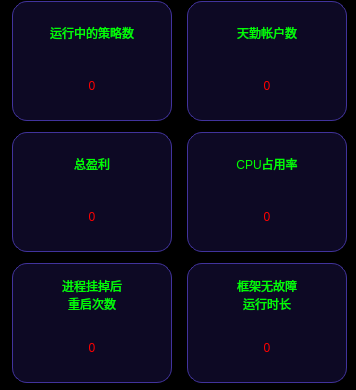
                           <widget class="QFrame" name="frame_4">
                            <property name="sizePolicy">
                             <sizepolicy hsizetype="Expanding" vsizetype="Expanding">
                              <horstretch>0</horstretch>
                              <verstretch>0</verstretch>
                             </sizepolicy>
                            </property>
                            <property name="minimumSize">
                             <size>
                              <width>356</width>
                              <height>390</height>
                             </size>
                            </property>
                            <property name="maximumSize">
                             <size>
                              <width>356</width>
                              <height>16777215</height>
                             </size>
                            </property>
                            <property name="styleSheet">
                             <string notr="true">QFrame {
	background-color: rgb(0, 0, 0);
	border-radius: 20px;
}</string>
                            </property>
                            <property name="frameShape">
                             <enum>QFrame::StyledPanel</enum>
                            </property>
                            <property name="frameShadow">
                             <enum>QFrame::Raised</enum>
                            </property>
                            <layout class="QHBoxLayout" name="horizontalLayout_28">
                             <property name="spacing">
                              <number>5</number>
                             </property>
                             <property name="leftMargin">
                              <number>2</number>
                             </property>
                             <property name="topMargin">
                              <number>0</number>
                             </property>
                             <property name="rightMargin">
                              <number>0</number>
                             </property>
                             <property name="bottomMargin">
                              <number>5</number>
                             </property>
                             <item>
                              <widget class="QFrame" name="frame_53">
                               <property name="frameShape">
                                <enum>QFrame::StyledPanel</enum>
                               </property>
                               <property name="frameShadow">
                                <enum>QFrame::Raised</enum>
                               </property>
                               <layout class="QVBoxLayout" name="verticalLayout_21">
                                <property name="spacing">
                                 <number>10</number>
                                </property>
                                <property name="leftMargin">
                                 <number>10</number>
                                </property>
                                <property name="topMargin">
                                 <number>0</number>
                                </property>
                                <property name="rightMargin">
                                 <number>5</number>
                                </property>
                                <property name="bottomMargin">
                                 <number>0</number>
                                </property>
                                <item>
                                 <widget class="QFrame" name="frame_6">
                                  <property name="minimumSize">
                                   <size>
                                    <width>160</width>
                                    <height>120</height>
                                   </size>
                                  </property>
                                  <property name="maximumSize">
                                   <size>
                                    <width>160</width>
                                    <height>120</height>
                                   </size>
                                  </property>
                                  <property name="styleSheet">
                                   <string notr="true">QFrame {
	background-color: rgb(13, 9, 36);
	border: 1px solid rgb(65, 51, 156);
	border-radius: 15px;
}


QFrame:hover {
	border: 2px solid rgb(255, 85, 0);
}</string>
                                  </property>
                                  <property name="frameShape">
                                   <enum>QFrame::StyledPanel</enum>
                                  </property>
                                  <property name="frameShadow">
                                   <enum>QFrame::Raised</enum>
                                  </property>
                                  <layout class="QVBoxLayout" name="verticalLayout_7">
                                   <item>
                                    <widget class="QLabel" name="label_4">
                                     <property name="minimumSize">
                                      <size>
                                       <width>120</width>
                                       <height>40</height>
                                      </size>
                                     </property>
                                     <property name="styleSheet">
                                      <string notr="true">background-color: rgbA(0, 0, 0, 0);
color: rgb(0, 255, 0);
font: 14pt &quot;等线&quot;;
border-radius: 15px;
border: none;</string>
                                     </property>
                                     <property name="text">
                                      <string>运行中的策略数</string>
                                     </property>
                                     <property name="alignment">
                                      <set>Qt::AlignCenter</set>
                                     </property>
                                    </widget>
                                   </item>
                                   <item>
                                    <widget class="QLabel" name="label_runing_process_quantity">
                                     <property name="minimumSize">
                                      <size>
                                       <width>140</width>
                                       <height>50</height>
                                      </size>
                                     </property>
                                     <property name="maximumSize">
                                      <size>
                                       <width>140</width>
                                       <height>50</height>
                                      </size>
                                     </property>
                                     <property name="styleSheet">
                                      <string notr="true">background-color: rgba(0, 0, 0, 0);
color: rgb(255, 0, 0);
font: 700 14pt &quot;等线&quot;;
border-radius: 15px;
border: none;</string>
                                     </property>
                                     <property name="text">
                                      <string>0</string>
                                     </property>
                                     <property name="alignment">
                                      <set>Qt::AlignCenter</set>
                                     </property>
                                    </widget>
                                   </item>
                                  </layout>
                                 </widget>
                                </item>
                                <item>
                                 <widget class="QFrame" name="frame_8">
                                  <property name="minimumSize">
                                   <size>
                                    <width>160</width>
                                    <height>120</height>
                                   </size>
                                  </property>
                                  <property name="maximumSize">
                                   <size>
                                    <width>160</width>
                                    <height>120</height>
                                   </size>
                                  </property>
                                  <property name="styleSheet">
                                   <string notr="true">QFrame {
	background-color: rgb(13, 9, 36);
	border: 1px solid rgb(65, 51, 156);
	border-radius: 15px;
}


QFrame:hover {
	border: 2px solid rgb(255, 85, 0);
}</string>
                                  </property>
                                  <property name="frameShape">
                                   <enum>QFrame::StyledPanel</enum>
                                  </property>
                                  <property name="frameShadow">
                                   <enum>QFrame::Raised</enum>
                                  </property>
                                  <layout class="QVBoxLayout" name="verticalLayout_8">
                                   <item>
                                    <widget class="QLabel" name="label_10">
                                     <property name="minimumSize">
                                      <size>
                                       <width>120</width>
                                       <height>40</height>
                                      </size>
                                     </property>
                                     <property name="styleSheet">
                                      <string notr="true">background-color: rgbA(0, 0, 0, 0);
color: rgb(0, 255, 0);
font: 14pt &quot;等线&quot;;
border-radius: 15px;
border: none;</string>
                                     </property>
                                     <property name="text">
                                      <string>总盈利</string>
                                     </property>
                                     <property name="alignment">
                                      <set>Qt::AlignCenter</set>
                                     </property>
                                    </widget>
                                   </item>
                                   <item>
                                    <widget class="QLabel" name="label_total_profit">
                                     <property name="minimumSize">
                                      <size>
                                       <width>140</width>
                                       <height>50</height>
                                      </size>
                                     </property>
                                     <property name="maximumSize">
                                      <size>
                                       <width>140</width>
                                       <height>50</height>
                                      </size>
                                     </property>
                                     <property name="styleSheet">
                                      <string notr="true">background-color: rgba(0, 0, 0, 0);
color: rgb(255, 0, 0);
font: 700 14pt &quot;等线&quot;;
border-radius: 15px;
border: none;</string>
                                     </property>
                                     <property name="text">
                                      <string>0</string>
                                     </property>
                                     <property name="alignment">
                                      <set>Qt::AlignCenter</set>
                                     </property>
                                    </widget>
                                   </item>
                                  </layout>
                                 </widget>
                                </item>
                                <item>
                                 <widget class="QFrame" name="frame_27">
                                  <property name="minimumSize">
                                   <size>
                                    <width>160</width>
                                    <height>120</height>
                                   </size>
                                  </property>
                                  <property name="maximumSize">
                                   <size>
                                    <width>160</width>
                                    <height>120</height>
                                   </size>
                                  </property>
                                  <property name="styleSheet">
                                   <string notr="true">QFrame {
	background-color: rgb(13, 9, 36);
	border: 1px solid rgb(65, 51, 156);
	border-radius: 15px;
}


QFrame:hover {
	border: 2px solid rgb(255, 85, 0);
}</string>
                                  </property>
                                  <property name="frameShape">
                                   <enum>QFrame::StyledPanel</enum>
                                  </property>
                                  <property name="frameShadow">
                                   <enum>QFrame::Raised</enum>
                                  </property>
                                  <layout class="QVBoxLayout" name="verticalLayout_24">
                                   <property name="spacing">
                                    <number>6</number>
                                   </property>
                                   <property name="leftMargin">
                                    <number>9</number>
                                   </property>
                                   <property name="topMargin">
                                    <number>9</number>
                                   </property>
                                   <property name="rightMargin">
                                    <number>9</number>
                                   </property>
                                   <property name="bottomMargin">
                                    <number>9</number>
                                   </property>
                                   <item>
                                    <widget class="QLabel" name="label_12">
                                     <property name="minimumSize">
                                      <size>
                                       <width>120</width>
                                       <height>40</height>
                                      </size>
                                     </property>
                                     <property name="styleSheet">
                                      <string notr="true">background-color: rgbA(0, 0, 0, 0);
color: rgb(0, 255, 0);
font: 14pt &quot;等线&quot;;
border-radius: 15px;
border: none;</string>
                                     </property>
                                     <property name="text">
                                      <string>进程挂掉后
重启次数</string>
                                     </property>
                                     <property name="alignment">
                                      <set>Qt::AlignCenter</set>
                                     </property>
                                    </widget>
                                   </item>
                                   <item>
                                    <widget class="QLabel" name="label_process_reboot_quantity">
                                     <property name="minimumSize">
                                      <size>
                                       <width>140</width>
                                       <height>50</height>
                                      </size>
                                     </property>
                                     <property name="maximumSize">
                                      <size>
                                       <width>200</width>
                                       <height>50</height>
                                      </size>
                                     </property>
                                     <property name="styleSheet">
                                      <string notr="true">background-color: rgba(0, 0, 0, 0);
color: rgb(255, 0, 0);
font: 700 14pt &quot;等线&quot;;
border-radius: 15px;
border: none;</string>
                                     </property>
                                     <property name="text">
                                      <string>0</string>
                                     </property>
                                     <property name="alignment">
                                      <set>Qt::AlignCenter</set>
                                     </property>
                                    </widget>
                                   </item>
                                  </layout>
                                 </widget>
                                </item>
                               </layout>
                              </widget>
                             </item>
                             <item>
                              <widget class="QFrame" name="frame_54">
                               <property name="frameShape">
                                <enum>QFrame::StyledPanel</enum>
                               </property>
                               <property name="frameShadow">
                                <enum>QFrame::Raised</enum>
                               </property>
                               <layout class="QVBoxLayout" name="verticalLayout_35">
                                <property name="spacing">
                                 <number>10</number>
                                </property>
                                <property name="leftMargin">
                                 <number>5</number>
                                </property>
                                <property name="topMargin">
                                 <number>0</number>
                                </property>
                                <property name="rightMargin">
                                 <number>5</number>
                                </property>
                                <property name="bottomMargin">
                                 <number>0</number>
                                </property>
                                <item>
                                 <widget class="QFrame" name="frame_7">
                                  <property name="minimumSize">
                                   <size>
                                    <width>160</width>
                                    <height>120</height>
                                   </size>
                                  </property>
                                  <property name="maximumSize">
                                   <size>
                                    <width>160</width>
                                    <height>120</height>
                                   </size>
                                  </property>
                                  <property name="styleSheet">
                                   <string notr="true">QFrame {
	background-color: rgb(13, 9, 36);
	border: 1px solid rgb(65, 51, 156);
	border-radius: 15px;
}


QFrame:hover {
	border: 2px solid rgb(255, 85, 0);
}</string>
                                  </property>
                                  <property name="frameShape">
                                   <enum>QFrame::StyledPanel</enum>
                                  </property>
                                  <property name="frameShadow">
                                   <enum>QFrame::Raised</enum>
                                  </property>
                                  <layout class="QVBoxLayout" name="verticalLayout_9">
                                   <item>
                                    <widget class="QLabel" name="label_7">
                                     <property name="minimumSize">
                                      <size>
                                       <width>120</width>
                                       <height>40</height>
                                      </size>
                                     </property>
                                     <property name="styleSheet">
                                      <string notr="true">background-color: rgbA(0, 0, 0, 0);
color: rgb(0, 255, 0);
font: 14pt &quot;等线&quot;;
border-radius: 15px;
border: none;</string>
                                     </property>
                                     <property name="text">
                                      <string>天勤帐户数</string>
                                     </property>
                                     <property name="alignment">
                                      <set>Qt::AlignCenter</set>
                                     </property>
                                    </widget>
                                   </item>
                                   <item>
                                    <widget class="QLabel" name="label_tq_account_quantity">
                                     <property name="minimumSize">
                                      <size>
                                       <width>140</width>
                                       <height>50</height>
                                      </size>
                                     </property>
                                     <property name="maximumSize">
                                      <size>
                                       <width>140</width>
                                       <height>50</height>
                                      </size>
                                     </property>
                                     <property name="styleSheet">
                                      <string notr="true">background-color: rgba(0, 0, 0, 0);
color: rgb(255, 0, 0);
font: 700 14pt &quot;等线&quot;;
border-radius: 15px;
border: none;</string>
                                     </property>
                                     <property name="text">
                                      <string>0</string>
                                     </property>
                                     <property name="alignment">
                                      <set>Qt::AlignCenter</set>
                                     </property>
                                    </widget>
                                   </item>
                                  </layout>
                                 </widget>
                                </item>
                                <item>
                                 <widget class="QFrame" name="frame_9">
                                  <property name="minimumSize">
                                   <size>
                                    <width>160</width>
                                    <height>120</height>
                                   </size>
                                  </property>
                                  <property name="maximumSize">
                                   <size>
                                    <width>160</width>
                                    <height>120</height>
                                   </size>
                                  </property>
                                  <property name="styleSheet">
                                   <string notr="true">QFrame {
	background-color: rgb(13, 9, 36);
	border: 1px solid rgb(65, 51, 156);
	border-radius: 15px;
}


QFrame:hover {
	border: 2px solid rgb(255, 85, 0);
}</string>
                                  </property>
                                  <property name="frameShape">
                                   <enum>QFrame::StyledPanel</enum>
                                  </property>
                                  <property name="frameShadow">
                                   <enum>QFrame::Raised</enum>
                                  </property>
                                  <layout class="QVBoxLayout" name="verticalLayout_10">
                                   <item>
                                    <widget class="QLabel" name="label_26">
                                     <property name="minimumSize">
                                      <size>
                                       <width>120</width>
                                       <height>40</height>
                                      </size>
                                     </property>
                                     <property name="styleSheet">
                                      <string notr="true">background-color: rgbA(0, 0, 0, 0);
color: rgb(0, 255, 0);
font: 14pt &quot;等线&quot;;
border-radius: 15px;
border: none;</string>
                                     </property>
                                     <property name="text">
                                      <string>CPU占用率</string>
                                     </property>
                                     <property name="alignment">
                                      <set>Qt::AlignCenter</set>
                                     </property>
                                    </widget>
                                   </item>
                                   <item>
                                    <widget class="QLabel" name="label_cpu_occupancy">
                                     <property name="minimumSize">
                                      <size>
                                       <width>140</width>
                                       <height>50</height>
                                      </size>
                                     </property>
                                     <property name="maximumSize">
                                      <size>
                                       <width>140</width>
                                       <height>50</height>
                                      </size>
                                     </property>
                                     <property name="styleSheet">
                                      <string notr="true">background-color: rgba(0, 0, 0, 0);
color: rgb(255, 0, 0);
font: 700 14pt &quot;等线&quot;;
border-radius: 15px;
border: none;</string>
                                     </property>
                                     <property name="text">
                                      <string>0</string>
                                     </property>
                                     <property name="alignment">
                                      <set>Qt::AlignCenter</set>
                                     </property>
                                    </widget>
                                   </item>
                                  </layout>
                                 </widget>
                                </item>
                                <item>
                                 <widget class="QFrame" name="frame_26">
                                  <property name="minimumSize">
                                   <size>
                                    <width>160</width>
                                    <height>120</height>
                                   </size>
                                  </property>
                                  <property name="maximumSize">
                                   <size>
                                    <width>160</width>
                                    <height>120</height>
                                   </size>
                                  </property>
                                  <property name="styleSheet">
                                   <string notr="true">QFrame {
	background-color: rgb(13, 9, 36);
	border: 1px solid rgb(65, 51, 156);
	border-radius: 15px;
}


QFrame:hover {
	border: 2px solid rgb(255, 85, 0);
}</string>
                                  </property>
                                  <property name="frameShape">
                                   <enum>QFrame::StyledPanel</enum>
                                  </property>
                                  <property name="frameShadow">
                                   <enum>QFrame::Raised</enum>
                                  </property>
                                  <layout class="QVBoxLayout" name="verticalLayout_23">
                                   <item>
                                    <widget class="QLabel" name="label_6">
                                     <property name="minimumSize">
                                      <size>
                                       <width>120</width>
                                       <height>40</height>
                                      </size>
                                     </property>
                                     <property name="styleSheet">
                                      <string notr="true">background-color: rgbA(0, 0, 0, 0);
color: rgb(0, 255, 0);
font: 14pt &quot;等线&quot;;
border-radius: 15px;
border: none;</string>
                                     </property>
                                     <property name="text">
                                      <string>框架无故障
运行时长</string>
                                     </property>
                                     <property name="alignment">
                                      <set>Qt::AlignCenter</set>
                                     </property>
                                    </widget>
                                   </item>
                                   <item>
                                    <widget class="QLabel" name="label_frame_runing_time">
                                     <property name="sizePolicy">
                                      <sizepolicy hsizetype="Expanding" vsizetype="Preferred">
                                       <horstretch>0</horstretch>
                                       <verstretch>0</verstretch>
                                      </sizepolicy>
                                     </property>
                                     <property name="minimumSize">
                                      <size>
                                       <width>140</width>
                                       <height>50</height>
                                      </size>
                                     </property>
                                     <property name="maximumSize">
                                      <size>
                                       <width>200</width>
                                       <height>80</height>
                                      </size>
                                     </property>
                                     <property name="styleSheet">
                                      <string notr="true">background-color: rgba(0, 0, 0, 0);
color: rgb(255, 0, 0);
font: 700 14pt &quot;等线&quot;;
border-radius: 15px;
border: none;</string>
                                     </property>
                                     <property name="text">
                                      <string>0</string>
                                     </property>
                                     <property name="alignment">
                                      <set>Qt::AlignCenter</set>
                                     </property>
                                    </widget>
                                   </item>
                                  </layout>
                                 </widget>
                                </item>
                               </layout>
                              </widget>
                             </item>
                            </layout>
                           </widget>
